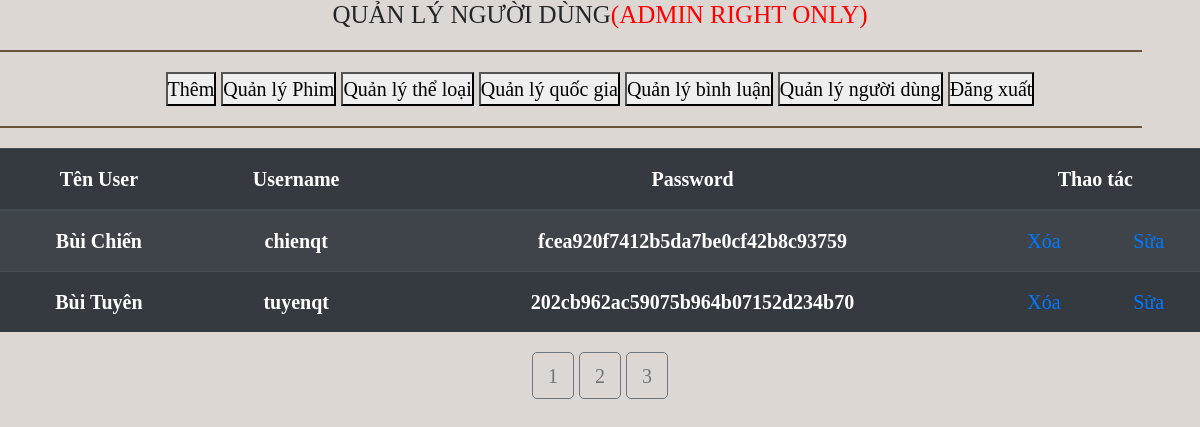
The app's page /qlyuser.php (signed in) with its own data.
### tables this page shows
CREATE TABLE `user` (
  `iduser` int(11) NOT NULL,
  `tenuser` varchar(255) NOT NULL,
  `username` varchar(255) NOT NULL,
  `password` varchar(255) NOT NULL
);

### qlyuser.php (the view, shortened to what this page needs)
<?php
  $filmperpage =10 ;
  if( isset($_GET["trang"]) ){
    $trang = $_GET["trang"];
    settype($trang, "int");
  }else{
    $trang = 1;
  }
?>
<!DOCTYPE html>
<html lang="en">
    <head>
        <link rel="stylesheet" href="https://stackpath.bootstrapcdn.com/bootstrap/4.4.1/css/bootstrap.min.css">
        <link rel="stylesheet" href="\webproject\css\style.css">
        <link rel="stylesheet" href="https://cdnjs.cloudflare.com/ajax/libs/font-awesome/4.7.0/css/font-awesome.min.css">
        <link rel="stylesheet" href="owlcarousel/assets/owl.carousel.min.css">
        <link rel="stylesheet" href="owlcarousel/assets/owl.theme.default.min.css">
    </head>
    <body>
        <div id="table-container" class="text-center">
            <h5 class="text-center">QUẢN LÝ NGƯỜI DÙNG<span STYLE="COLOR:RED">(ADMIN RIGHT ONLY)</span></h5>
            <hr>
            <form method="post">
              <button name="add">Thêm</button>
              <button name="qlFilm">Quản lý Phim</button>
              <button name="qltheloai">Quản lý thể loại</button>
              <button name="qlquocgia">Quản lý quốc gia</button>
              <button name="qlbinhluan">Quản lý bình luận</button>
              <button name="qluser">Quản lý người dùng</button>
              <button name="cancel">Đăng xuất</button>
            </form>
            <hr>
            <div class="table-responsive">
              <table class="table table-striped table-dark text-center">
                  <thead>
                  <tr>
                      <th scope="col">Tên User</th>
                      <th scope="col">Username</th>
                      <th scope="col">Password</th>
                      <th scope="col" colspan="2">Thao tác</th>
                  </tr>
                  </thead>
                  <tbody>
                  <?php
                      require_once('conn.php');
                      $from = ($trang -1 ) * $filmperpage;
                      $sql = "SELECT *
                      FROM user
                      LIMIT $from,$filmperpage";
                      $result = $conn->query($sql);
                      if ($result->num_rows > 0) {
                          while ($row = $result->fetch_assoc()) {
                      ?>
                  <tr>
                      <th scope="row"><?= $row['tenuser'] ?></th>
                      <th scope="row"><?= $row['username'] ?></th>
                      <th scope="row"><?= md5($row['password']) ?></th>
                      <td> <a href="deleteuser.php?id=<?= $row['iduser']?>" class="delete">Xóa</a></td>
                      <td> <a href="updateuser.php?id=<?= $row['iduser']?>" class="update">Sửa</a></td>
                  </tr>
                  <?php
                          }
                      }
                  ?>
                  </tbody>
              </table>
            </div>
        </div>
        <?php
          require_once('conn.php');
          $qr = "SELECT * FROM theloai";
          $result = $conn->query($qr);
          $tongsotin = $result->num_rows;
          $pageNumber = ceil($tongsotin/$filmperpage);
        ?>
        <div class ="text-center">
          <?php
            for($t =1;$t<=$pageNumber;$t++){
              echo "<a href='qlytheloai.php?trang=$t' class=' phantrang btn btn-outline-secondary'>".$t."</a>";
            }
          ?>
        </div>
        <br>
    </body>
</html>

### css/style.css (style rules this page uses)
* { margin: 0; padding: 0; }
html, body { width: 100%; height: 100%; font-family: Cambria, Cochin, Georgia, Times, 'Times New Roman', serif; font-size: 20px; list-style-type: none; background-color: rgba(77, 51, 23, 0.1); }
hr { border: 1px solid rgba(77, 51, 23, 0.8); width: 95%; }

### records on screen
user: tenuser "Bùi Chiến", username "chienqt", password "fcea920f7412b5da7be0cf42b8c93759"
user: tenuser "Bùi Tuyên", username "tuyenqt", password "202cb962ac59075b964b07152d234b70"
